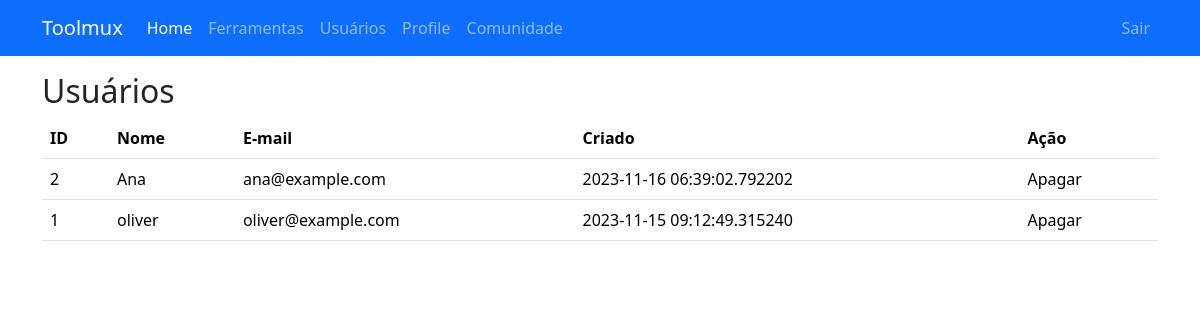
/usuarios (signed in), run on the app's committed database.
### app/models.py (models this page shows, shortened)
class User(db.Model, UserMixin):
  id = db.Column(db.Integer, primary_key=True)
  name = db.Column(db.String(36), nullable=False)
  email = db.Column(db.String(36), nullable=False, index=True, unique=True)
  password = db.Column(db.String(32), nullable=False)
  created = db.Column(db.DateTime, default=datetime.utcnow)
  modified = db.Column(db.DateTime, default=datetime.utcnow)
  posts = db.relationship('Post', backref='author', lazy='dynamic')

### app/user/routes.py (the view)
@bp.route('/usuarios')
def usuarios():
  if not current_user.is_authenticated:
    flash('Página restrita, faça login para acessá-la')
    return redirect(url_for('auth.entrar', next=url_for('user.usuarios')))
  page = request.args.get('page', 1, type=int)
  usuarios = User.query.order_by(User.created.desc()).paginate(page=page, per_page=current_app.config['PER_PAGE'], error_out=False)
  next_url = url_for('user.usuarios', usuarios.next_num) if usuarios.has_next else None
  prev_url = url_for('user.usuarios', usuarios.prev_num) if usuarios.has_prev else None
  return render_template(
    'user/usuarios.html',
    title='Usuários',
    usuarios=usuarios.items,
    next_url=next_url,
    prev_url=prev_url)

### app/models.py (called while the page is built)
@login.user_loader
def load_user(id):
  return User.query.get(int(id))

### app/templates/user/usuarios.html
{% extends 'base.html' %}
{% block content %}
<div class="container mt-3">
  <h2>{{ title }}</h2>
  {% if usuarios %}
  <table class="table table-responsive">
    <thead>
      <tr>
        <th>ID</th>
        <th>Nome</th>
        <th>E-mail</th>
        <th>Criado</th>
        <th>Ação</th>
      </tr>
    </thead>
    <tbody>
      {% for usuario in usuarios %}
      <tr>
        <td>{{ usuario.id }}</td>
        <td>{{ usuario.name }}</td>
        <td>{{ usuario.email }}</td>
        <td>{{ usuario.created }}</td>
        <td>Apagar</td>
      </tr>
      {% endfor %}
    </tbody>
  </table>
  {% else %}
  <p class="alert alert-light text-center mt-3 mb-3">Nenhum usuário encontrada</p>
  <a href="{{ url_for('auth.registrar') }}" class="btn btn-outline-success">Cadastrar</a>
  {% endif %}
</div>
{% endblock %}

### app/static/css/login.css (style rules this page uses)
html, body { height: 100%; }

### data on the page
User: id "2", name "Ana", email "ana@example.com", created "2023-11-16 06:39:02.792202"
User: id "1", name "oliver", email "oliver@example.com", created "2023-11-15 09:12:49.315240"

### other printed values
{{ title }} "Usuários"
